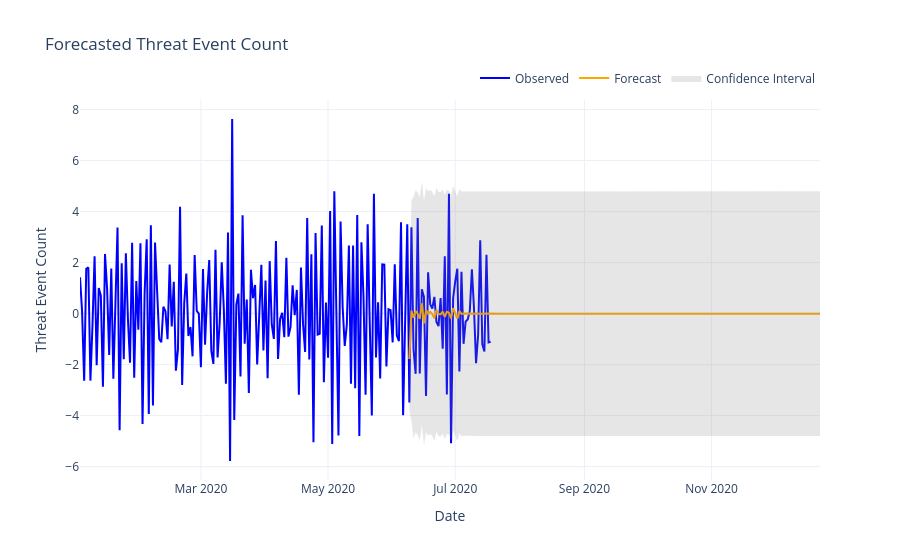

Notebook cell for this chart:
### Code cell
from statsmodels.tsa.statespace.sarimax import SARIMAX

order = (3, 1, 5)
seasonal_order = (0, 0, 1, 24)

# Fit a SARIMA model
sarima_model = SARIMAX(train['Value'], 
                       order=order, 
                       seasonal_order=seasonal_order, 
                       enforce_stationarity=False, 
                       enforce_invertibility=False)
sarima_result = sarima_model.fit(disp=False)

# Print the summary of the SARIMA model
print(sarima_result.summary())
import plotly.graph_objects as go

# Create an interactive plot
fig = go.Figure()

# Add observed data
fig.add_trace(go.Scatter(x=data.index, y=data['Value'], mode='lines', name='Observed', line=dict(color='blue')))

# Generate forecasted values
forecast = sarima_result.get_forecast(steps=len(data))
forecast_values = forecast.predicted_mean
confidence_intervals = forecast.conf_int()

# Add forecasted values
fig.add_trace(go.Scatter(x=forecast_values.index, y=forecast_values, mode='lines', name='Forecast', line=dict(color='orange')))

# Add confidence intervals
fig.add_trace(go.Scatter(
    x=confidence_intervals.index.tolist() + confidence_intervals.index[::-1].tolist(),
    y=confidence_intervals.iloc[:, 0].tolist() + confidence_intervals.iloc[:, 1][::-1].tolist(),
    fill='toself',
    fillcolor='rgba(128, 128, 128, 0.2)',
    line=dict(color='rgba(255,255,255,0)'),
    name='Confidence Interval'
))

# Update layout for clarity
fig.update_layout(
    title='Forecasted Threat Event Count',
    xaxis_title='Date',
    yaxis_title='Threat Event Count',
    legend=dict(orientation="h", yanchor="bottom", y=1.02, xanchor="right", x=1),
    template='plotly_white'
)

# Show the interactive plot
fig.show()
predictions = sarima_result.predict(start=test.index[0], end=test.index[-1])

### Figure 1 — Plotly figure (JSON) as saved in the notebook; plotly's stock layout.template omitted (floating-point values rounded to 4 significant figures; data arrays with more than 128 entries replaced by an {"elided": "..."} marker saying what was removed)
{"data": [{"line": {"color": "blue"}, "mode": "lines", "name": "Observed", "type": "scatter", "x": {"elided": "198 str values"}, "y": {"elided": "198 float values"}}, {"line": {"color": "orange"}, "mode": "lines", "name": "Forecast", "type": "scatter", "x": {"elided": "198 str values"}, "y": {"elided": "198 float values"}}, {"fill": "toself", "fillcolor": "rgba(128, 128, 128, 0.2)", "line": {"color": "rgba(255,255,255,0)"}, "name": "Confidence Interval", "type": "scatter", "x": {"elided": "396 str values"}, "y": {"elided": "396 float values"}}], "layout": {"legend": {"orientation": "h", "x": 1, "xanchor": "right", "y": 1.02, "yanchor": "bottom"}, "title": {"text": "Forecasted Threat Event Count"}, "xaxis": {"title": {"text": "Date"}}, "yaxis": {"title": {"text": "Threat Event Count"}}}}
